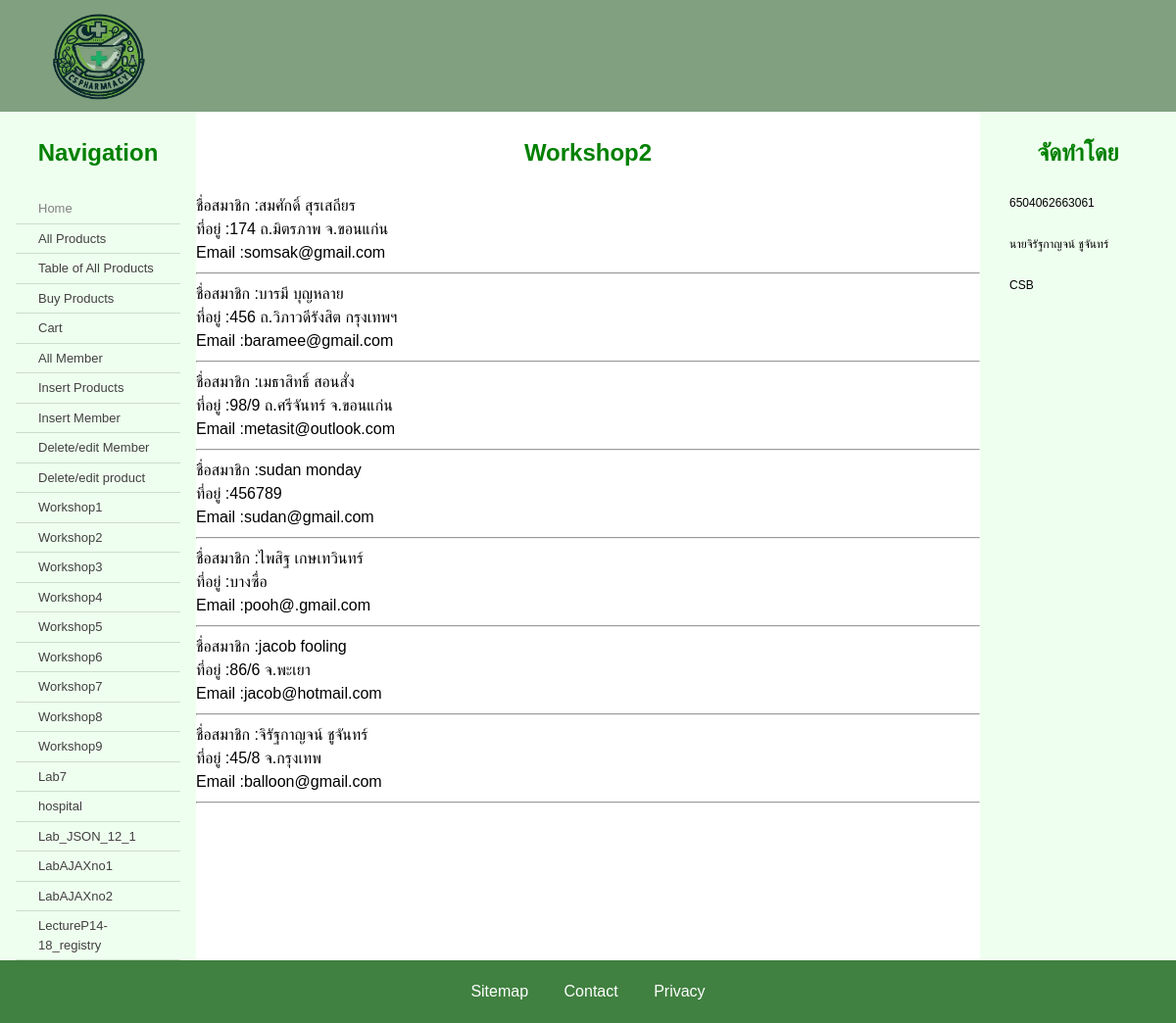
Screenshot of /csshop/workshop/ws2.php with the database file from the repository.
### tables this page shows
CREATE TABLE `member` (
  `username` varchar(15) NOT NULL,
  `password` varchar(15) NOT NULL,
  `name` varchar(100) NOT NULL,
  `address` varchar(255) NOT NULL,
  `mobile` varchar(30) NOT NULL,
  `email` varchar(30) DEFAULT NULL,
  `type` varchar(10) NOT NULL
);

### csshop/workshop/ws2.php (the view, shortened to what this page needs)
<?php include "../connect.php" ?>
<!doctype html>
<html lang="en">
  <head>
    <link href="../mcss.css" rel="stylesheet" type="text/css" />
  </head>
  <body>
    <header>
      <div class="logo">
        <img src="../cslogo.png" width="200" alt="Site Logo">
      </div>
    </header>
    <main>
      <article>
        <h1>Workshop2</h1>
        <?php
        $stmt = $pdo->prepare("SELECT * FROM member");
        $stmt->execute();
        while($row = $stmt->fetch()){
            echo "ชื่อสมาชิก :" . $row["name"] . "<br>";
            echo "ที่อยู่ :" . $row["address"] . "<br>";
            echo "Email :" . $row["email"] . "<br>";
            echo "<hr>\n";
        }
    ?>
      </article>
      <nav id="menu">
        <h2>Navigation</h2>
        <ul class="menu">
        <li class="dead"><a href="../index.php">Home</a></li>
          <li><a href="../product_php/display_products.php">All Products</a></li>
          <li><a href="../product_php/table_product.php">Table of All Products</a></li>
          <li><a href="../cart/store.php">Buy Products</a></li>
          <li><a href="../cart/cart.php">Cart</a></li>
          <li><a href="../member_php/member.php">All Member</a></li>
          <li><a href="../insert_product.php">Insert Products</a></li>
          <li><a href="../insert_member.php">Insert Member</a></li>
          <li><a href="../member_php/edit_member.php">Delete/edit Member</a></li>
          <li><a href="../product_php/edit_product.php">Delete/edit product</a></li>
          <li><a href="./ws1.php">Workshop1</a></li>
          <li><a href="./ws2.php">Workshop2</a></li>
          <li><a href="./ws3.php">Workshop3</a></li>
          <li><a href="./ws4.php">Workshop4</a></li>
          <li><a href="./ws5.php">Workshop5</a></li>
          <li><a href="./ws6.php">Workshop6</a></li>
          <li><a href="./ws7.php">Workshop7</a></li>
          <li><a href="./ws8.php">Workshop8</a></li>
          <li><a href="./ws9.php">Workshop9</a></li>
          <li><a href="../lab7.php">Lab7</a></li>
          <li><a href="../labAjax_json/json/hospital.html">hospital</a></li>
          <li><a href="../labAjax_json/json//Lab_JSON_12_1.html">Lab_JSON_12_1</a></li>
          <li><a href="../labAjax_json/AJAX/LabAJAXno1/ws1.html">LabAJAXno1</a></li>
          <li><a href="../labAjax_json/AJAX/LabAJAXno2/search.html">LabAJAXno2</a></li>
          <li><a href="../labAjax_json/AJAX/LectureP14-18_registry/registry.html">LectureP14-18_registry</a></li>
        </ul>
      </nav>
      <aside>
      <h2>จัดทำโดย</h2>
      <p>6504062663061</p>
      <p>นายจิรัฐกาญจน์ ชูจันทร์</p>
      <p>CSB</p>
    </aside>
    </main>
    <footer>
      <a href="#">Sitemap</a>
      <a href="#">Contact</a>
      <a href="#">Privacy</a>
    </footer>
  </body>
</html>

### csshop/mcss.css (style rules this page uses)
html { overflow-y: auto; background: #408040; }
body { margin: 0; font-family: sans-serif; line-height: 1.5; }
header { display: flex; justify-content: space-between; background: #80a080; }
main { display: flex; }
nav { order: 1; width: 200px; background: #efffef; }
article { order: 2; flex:1; overflow: auto; min-height: 480px; background: #ffffff; }
aside { order: 3; width: 200px; background: #efffef; }
aside p { font-size: 75%; }
footer { text-align: center; padding: 20px 0; background: #408040; }
h1, h2 { color: #008000; margin: 1em 0; text-align: center; }
p { margin: 2em 15%; }
img { display: block; }
ul.menu { padding: 0 1em; margin: 0; }
ul.menu li { padding: 5px 10px; border-bottom: solid 1px #ccddcc; font-size: small; list-style: none; }
a { text-decoration: none; margin: 0 1em; color: #ffffff; }
ul.menu li a { display: block; }
ul.menu li a { color: #404040; }
ul.menu li.dead a { color: #808080; }

### rows the page displays
member: name "สมศักดิ์ สุรเสถียร", address "174 ถ.มิตรภาพ จ.ขอนแก่น", email "somsak@gmail.com"
member: name "บารมี บุญหลาย", address "456 ถ.วิภาวดีรังสิต กรุงเทพฯ", email "baramee@gmail.com"
member: name "เมธาสิทธิ์ สอนสั่ง", address "98/9 ถ.ศรีจันทร์ จ.ขอนแก่น", email "metasit@outlook.com"
member: name "sudan monday", address "456789", email "sudan@gmail.com"
member: name "ไพสิฐ เกษเทวินทร์", address "บางซื่อ", email "pooh@.gmail.com"
member: name "jacob fooling", address "86/6 จ.พะเยา", email "jacob@hotmail.com"
member: name "จิรัฐกาญจน์ ชูจันทร์", address "45/8 จ.กรุงเทพ", email "balloon@gmail.com"
